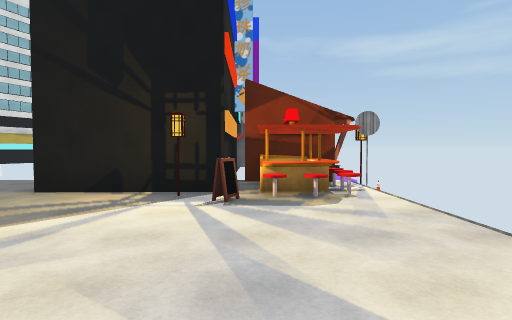
view 1 (above)

18 first-person views from a walk through a scene from a Unity 3-D project. The camera is 1.5 m above the floor, tilts 2° down and sees 80° across. The floor is counted in squares, 2 m on a side. Each view is taken from the middle of a square. On the plan, view 1 faces up. The plan holds only what a view shows up to about 10 squares ahead; the rest is blank. The place goes on beyond the plan. The player is left out. Some animated figures are not drawn. Some surface patterns are stand-ins.

view 2
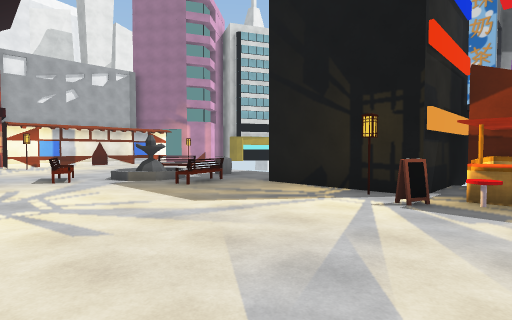

view 3
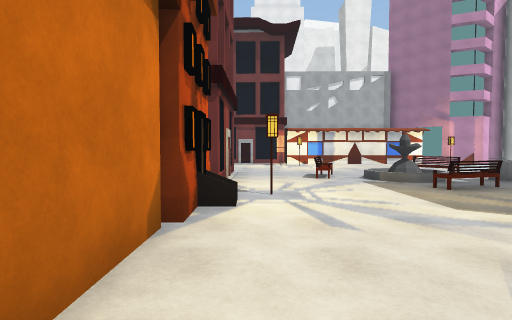

view 4
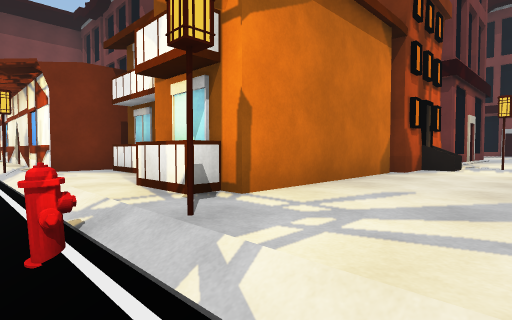

view 5
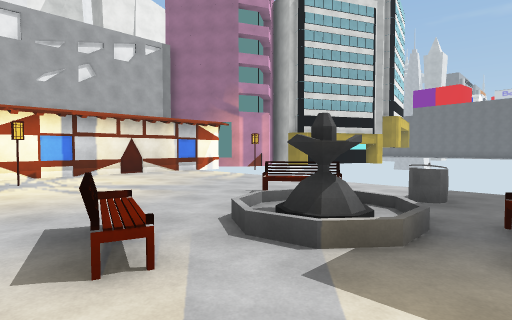

view 6
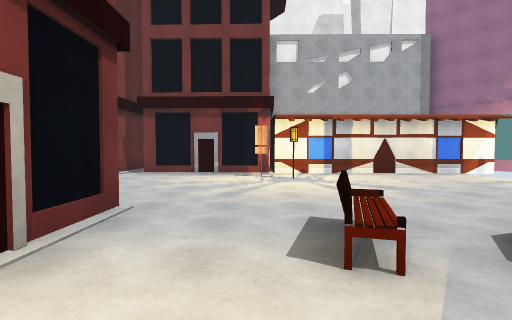

view 7
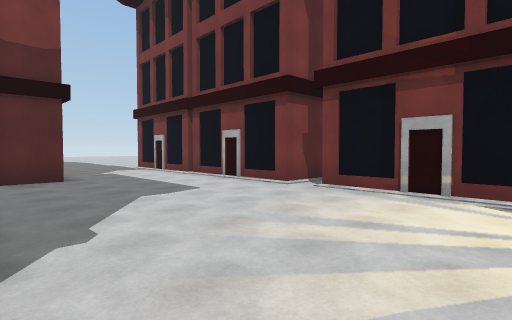

view 8
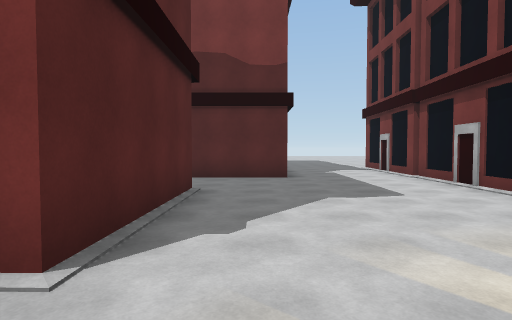

view 9
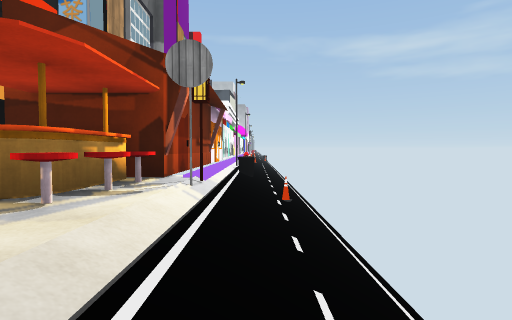

view 10
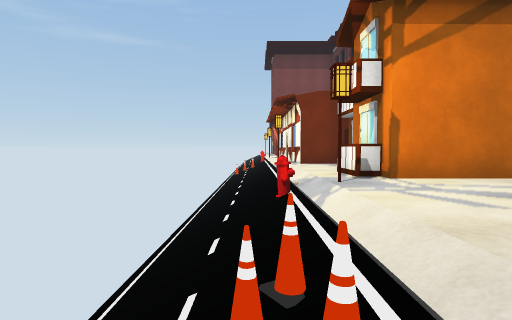

view 11
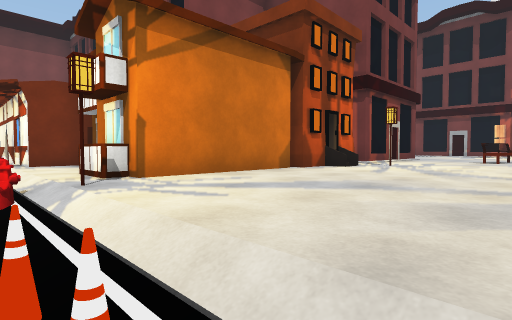

view 12
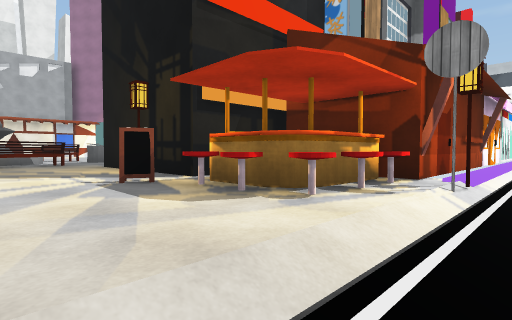

view 13
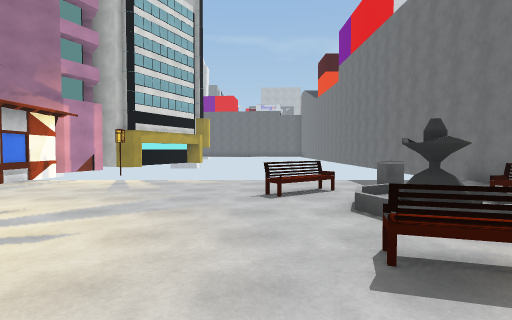

view 14
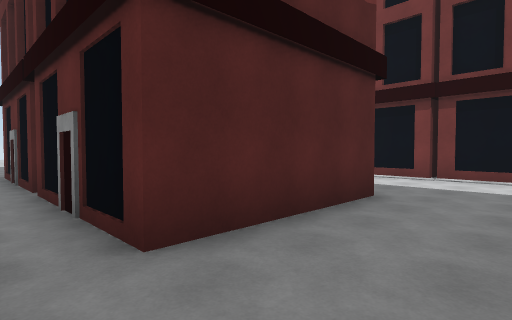

view 15
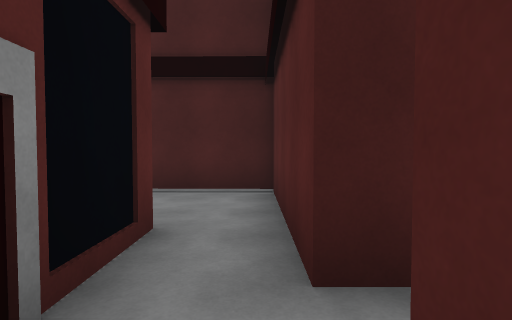

view 16
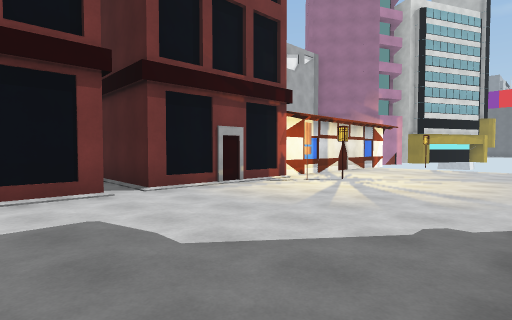

view 17
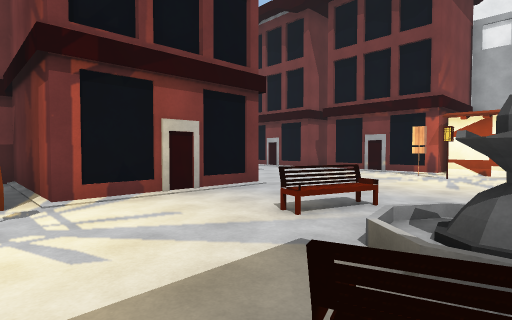

view 18
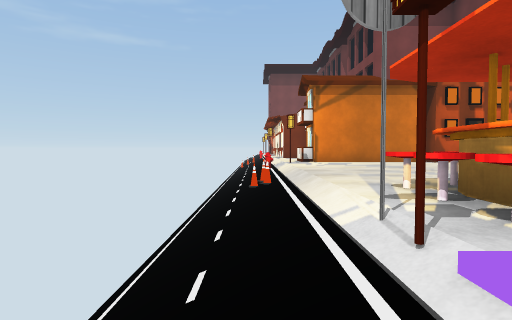

### Floor plan
Key: @ floor where view 1 was taken; # wall or solid block; . floor; / step, stairs or slope; H house; L lamp; S sign; B bin; F fountain; E bench; U building; Y hydrant; C cone; O other object.
Columns run from 18 left of view 1 to 4 right of it. Each row starts with its distance up from view 1.
 13                     O//
 12                     O//
 11                     HB/
 10                     H//
  9                  #  H/O
  8    #          #  #  H//
  7    #..........#  ###L//
  6    #......E.B.####OOS//
  5    #......//.....LSOO//
  4    #....../F/E.......//
  3    #.......//........//
  2    #.L....EE.........C/
  1    #.S...............//
  0     ..........L...@.L//
 -1     ......###U######UY/
 -2 U###......  ###    #.//
 -3 U .......#         U.//
 -4     .....#####     U.//
 -5     .........#     #L//
 -6     .........      ##//
 -7    #....####.       #//
 -8     ...    #.#      #
 -9     ...    U..      #
-10            #.       #
-11            #
-12            #
-13            #
-14            #
-15            U

Where each view was taken, in squares from view 1:
view 1: 0 up, 0 right, facing up
view 2: 0 up, 1 right, facing up-left
view 3: 0 up, 1 right, facing left
view 4: 1 up, 3 right, facing down-left
view 5: 1 up, 5 left, facing up-left
view 6: 1 up, 5 left, facing left
view 7: 1 up, 9 left, facing down-left
view 8: 1 up, 10 left, facing down
view 9: 3 up, 3 right, facing up
view 10: 3 up, 3 right, facing down
view 11: 3 up, 3 right, facing down-left
view 12: 3 up, 3 right, facing up-left
view 13: 0 up, 9 left, facing up
view 14: 5 down, 6 left, facing down-left
view 15: 10 down, 6 left, facing up
view 16: 5 down, 9 left, facing up-left
view 17: 4 up, 4 left, facing down-left
view 18: 8 up, 3 right, facing down
